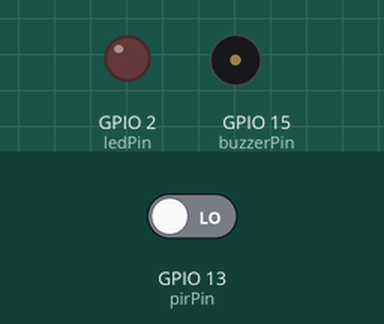
A sketch run on a simulated ESP32. Shown: output pins drawn as LEDs (lit = HIGH), buzzer (waves = sounding). The inputs (shaded band) are chosen by the test bench; at power-on: GPIO 13 (pirPin) LOW. WiFi joins after 1.5 s; servers stay silent unless stated.

Above: at 3.0 s.
3.1 s: GPIO 13 (pirPin) driven HIGH
At 3.7 s:
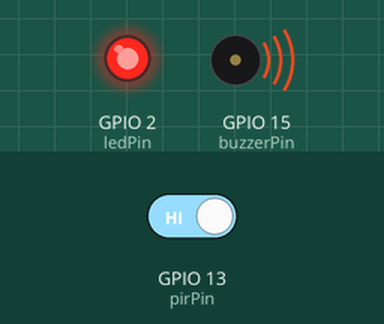
4.6 s: GPIO 13 (pirPin) driven LOW
At 7.2 s:
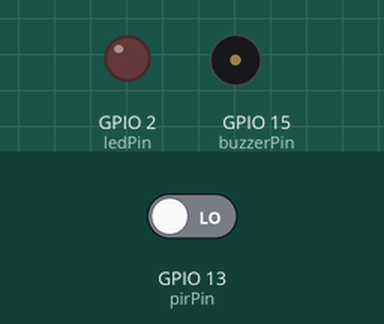
Timing chart, 0 to 8.7 s (numbered marks = the images above; inputs shaded):
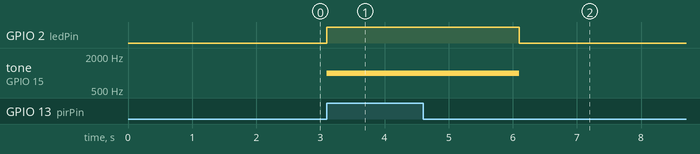

The sketch:

sketch.ino
```cpp
#define BLYNK_TEMPLATE_ID "TMPL6FFEHrdCt"
#define BLYNK_TEMPLATE_NAME "Sistem Keamanan"
#define BLYNK_AUTH_TOKEN "YOUR_TOKEN_HERE"

#include <WiFi.h>
#include <WiFiClient.h>
#include <BlynkSimpleEsp32.h>

char ssid[] = "Wokwi-GUEST";
char pass[] = "";

const int pirPin = 13;
const int ledPin = 2;
const int buzzerPin = 15;

void setup() {
  Serial.begin(115200); // Tambahkan Serial agar bisa memantau status koneksi
  pinMode(pirPin, INPUT);
  pinMode(ledPin, OUTPUT);
  pinMode(buzzerPin, OUTPUT);

  // Perbaikan di sini: Gunakan BLYNK_AUTH_TOKEN
  Blynk.begin(BLYNK_AUTH_TOKEN, ssid, pass);
}

void loop() {
  Blynk.run();

  int pirStatus = digitalRead(pirPin);

  if (pirStatus == HIGH) {
    digitalWrite(ledPin, HIGH);
    tone(buzzerPin, 1000);

    // Pastikan Event Code di Blynk Console adalah "alarm_keamanan"
    Blynk.logEvent("alarm_keamanan", "PERINGATAN: Ada gerakan terdeteksi di rumah!");
    Blynk.virtualWrite(V1, 1);

    delay(3000);
  } else {
    digitalWrite(ledPin, LOW);
    noTone(buzzerPin);
    Blynk.virtualWrite(V1, 0);
  }
}
```

Measured:
- after the input at 3.1 s, GPIO 2 (ledPin): LOW → HIGH at once; tone on GPIO 15 (buzzerPin): silent → 1000 Hz at once
- after the input at 4.6 s, GPIO 2 (ledPin): HIGH → LOW after 1.5 s; tone on GPIO 15 (buzzerPin): 1000 Hz → silent after 1.5 s
